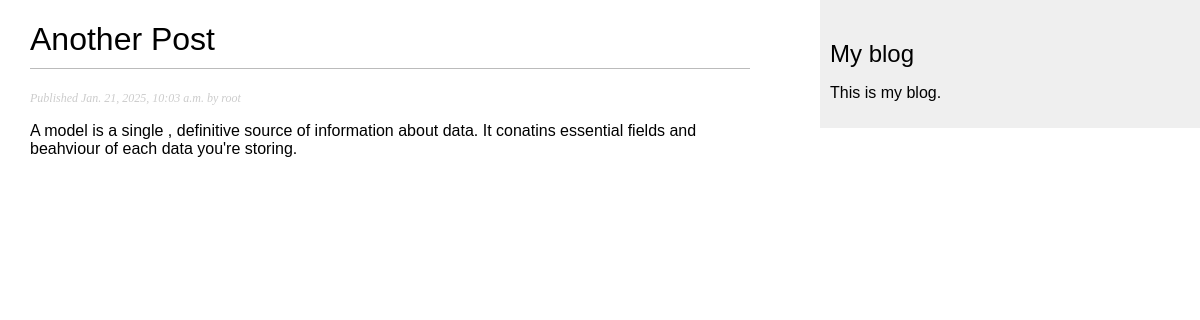
Page /blog/2025/1/21/another-post/ on the committed database.
### blog/models.py (models this page shows, shortened)
class Post(models.Model):
    class Status(models.TextChoices):
        DRAFT = 'DF', 'Draft'
        PUBLISHED = 'PB', 'Published'
    title = models.CharField(max_length=250)
    slug = models.SlugField(
        max_length=250,
        unique_for_date='publish'
    )
    author = models.ForeignKey(
        settings.AUTH_USER_MODEL,
        on_delete=models.CASCADE,
        related_name='blog_posts'
    )
    body = models.TextField()
    publish = models.DateTimeField(default=timezone.now)
    created = models.DateTimeField(auto_now_add=True)
    updated = models.DateTimeField(auto_now=True)
    status = models.CharField(
        max_length=2,
        choices=Status,
        default=Status.DRAFT
    )
    objects = models.Manager()  # The default manager.
    published = PublishedManager()  # Our custom manager.
    class Meta:
        ordering = ['-publish']
        indexes = [
            models.Index(fields=['-publish']),
        ]

### blog/views.py (the view)
# urls.py: path('<int:year>/<int:month>/<int:day>/<slug:post>/', view=views.post_detail, name= 'post_detail'),
def post_detail(request, year, month, day, post):
    try:
        post = get_object_or_404(
            Post,
            status=Post.Status.PUBLISHED,
            slug=post,
            publish__year=year,
            publish__month=month,
            publish__day=day
        )
        return render(
            request,
            'detail.html',
            {'post': post}
        )
    except Exception as e:
        printError(e)
        return render(
            request,
            'detail.html',
            {'post': "This Blog can't be fetched at this moment"}
        )

### Templates/detail.html (shortened to what this page needs)
{% extends "base.html" %}
 {% block content %}
  <h1>{{ post.title }}</h1>
  <p class="date">
    Published {{ post.publish }} by {{ post.author }}
  </p>
  {{ post.body|linebreaks }}
 {% endblock %}

### static/CSS/blog.css (style rules this page uses)
body { margin: 0; padding: 0; font-family: helvetica, sans-serif; }
h1 { font-weight: normal; border-bottom: 1px solid #bbb; padding: 0 0 10px 0; }
p.date { color: #ccc; font-family: georgia, serif; font-size: 12px; font-style: italic; }

### rows in the picture
Post: title "Another Post", publish "Jan. 21, 2025, 10:03 a.m.", author "root", body "A model is a single , definitive source of information about data. It conatins essential fields and beahviour of each data you're storing."
